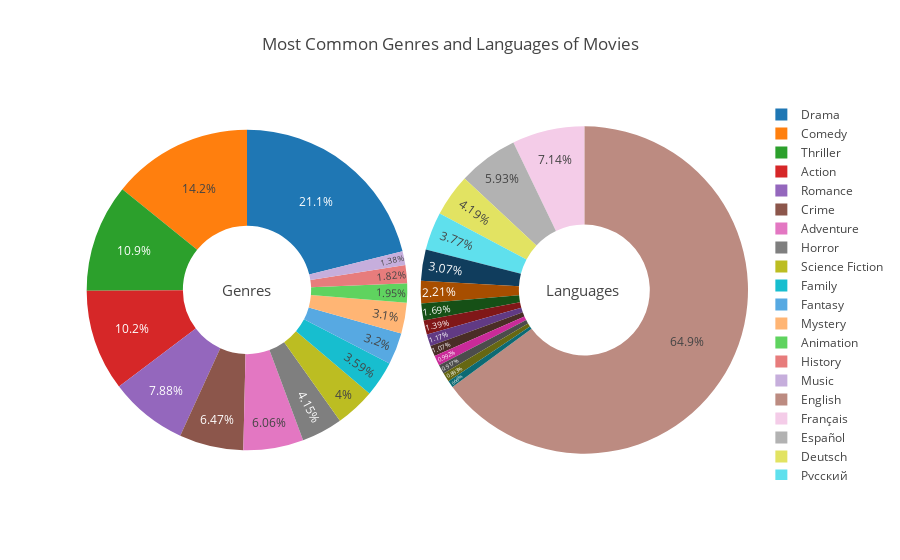

Notebook code for this chart:
### Code cell
fig = {"data":[{"values": genres["No."],
                "labels": genres["Genres"],
                "textposition":"inside",
                "domain": {"x": [.01,.49]},
                "name": "Genres",
                "hoverinfo":"label+percent+name",
                "hole": .4,
                "type": "pie" },
                
                {"values": languages["No."],
                "labels": languages["Languages"],
                "textposition":"inside",
                "domain": {"x": [.51, 1]},
                "name": "Languages",
                "hoverinfo":"label+percent+name",
                "hole": .4,
                "type": "pie"
                },
                
                ],
       
        "layout": {"title":"Most Common Genres and Languages of Movies", 
                   "annotations":[{"font": {"size": 15},"showarrow": False,
                                    "text": "Genres","x": 0.21,"y": 0.5},
       
                                   {"font": {"size": 15},"showarrow": False,
                                    "text": "Languages","x": 0.81,"y": 0.5}]}
      }

iplot(fig)

### Figure 1 — Plotly figure (JSON) as saved in the notebook; plotly's stock layout.template omitted (floating-point values rounded to 4 significant figures)
{"data": [{"domain": {"x": [0.01, 0.49]}, "hole": 0.4, "hoverinfo": "label+percent+name", "labels": ["Drama", "Comedy", "Thriller", "Action", "Romance", "Crime", "Adventure", "Horror", "Science Fiction", "Family", "Fantasy", "Mystery", "Animation", "History", "Music"], "name": "Genres", "textposition": "inside", "type": "pie", "uid": "ce12da03-2d46-43af-b9fe-2911c4f3c3fb", "values": [0.2112, 0.1418, 0.1088, 0.1022, 0.07877, 0.0647, 0.06056, 0.04152, 0.04001, 0.03587, 0.032, 0.03104, 0.01945, 0.01821, 0.0138]}, {"domain": {"x": [0.51, 1]}, "hole": 0.4, "hoverinfo": "label+percent+name", "labels": ["English", "Français", "Español", "Deutsch", "Pусский", "Italiano", "日本語", "普通话", "हिन्दी", "", "Português", "العربية", "한국어/조선말", "广州话 / 廣州話", "தமிழ்"], "name": "Languages", "textposition": "inside", "type": "pie", "uid": "dca235df-2f64-4e82-af75-c9bd931ba353", "values": [0.6491, 0.07141, 0.05926, 0.0419, 0.03769, 0.03075, 0.02207, 0.01686, 0.01389, 0.01165, 0.01066, 0.009918, 0.009174, 0.008926, 0.006695]}], "layout": {"annotations": [{"font": {"size": 15}, "showarrow": false, "text": "Genres", "x": 0.21, "y": 0.5}, {"font": {"size": 15}, "showarrow": false, "text": "Languages", "x": 0.81, "y": 0.5}], "title": {"text": "Most Common Genres and Languages of Movies"}}}
